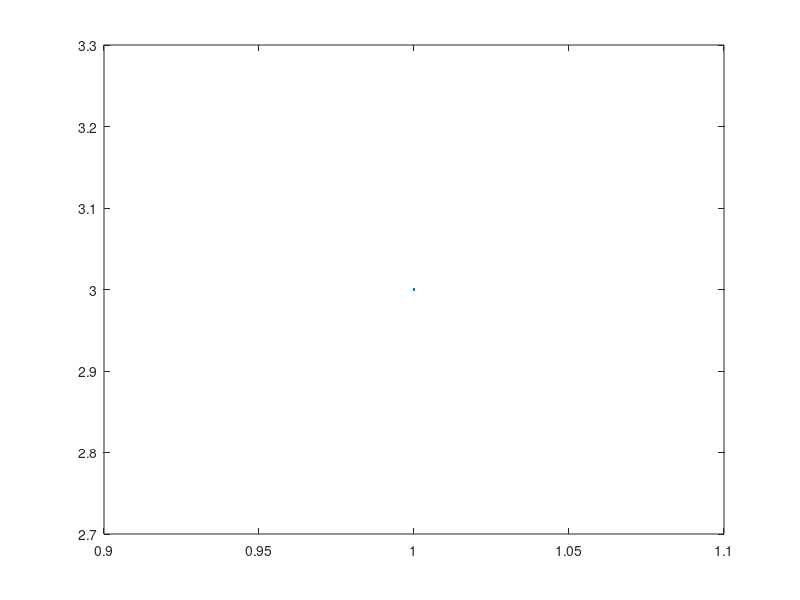

Write the MATLAB code that produced this figure.
tol = 1.e-08;
error = 2*tol;
x = 0.5;
r = 3;
count = 1;
while error>tol
    count = count + 1;
    if count > 1000
        break
    else 
        xold = x;
        x = r*x*(1-x);
        error = abs(x - xold);
    end
    
    
end
plot(x,r);



tol = 1.e-08;
error = 2*tol;
x = [];
x(1) = 0.5;
r = 3;
count = 1;
for n = 2:10
    xold = x(n-1);
    x(n) = r*xold*(1-xold);
end
x
plot(r)
